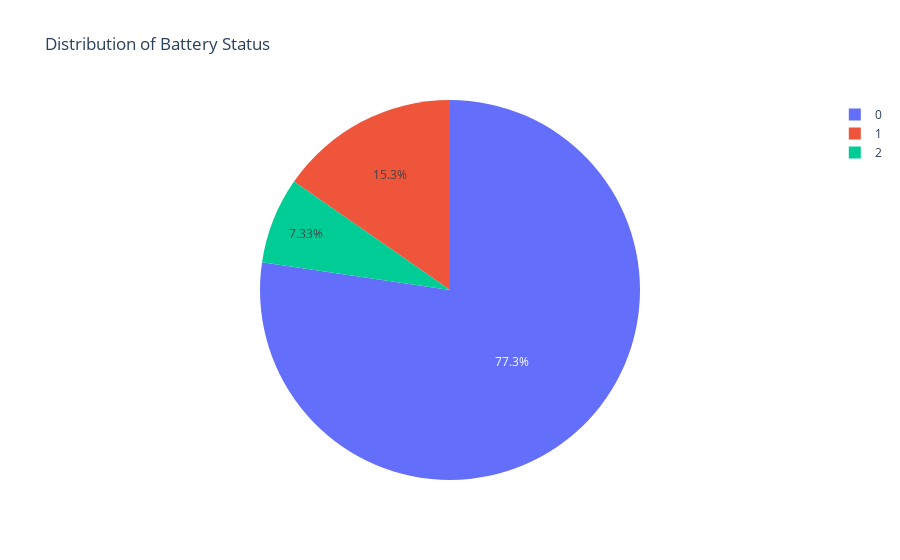

The code cell stored with this chart in its notebook:
### Markdown cell above
Batttery status dist

### Code cell
fig = px.pie(df['battery_status'].value_counts(), values='count', names=df['battery_status'].value_counts().index, title='Distribution of Battery Status')
fig.show()

### Figure 1 — Plotly figure (JSON) as saved in the notebook; plotly's stock layout.template omitted (floating-point values rounded to 4 significant figures)
{"data": [{"domain": {"x": [0, 1], "y": [0, 1]}, "hovertemplate": "label=%{label}<br>count=%{value}<extra></extra>", "labels": [0, 1, 2], "legendgroup": "", "name": "", "showlegend": true, "type": "pie", "values": [4166, 826, 395]}], "layout": {"legend": {"tracegroupgap": 0}, "title": {"text": "Distribution of Battery Status"}}}
